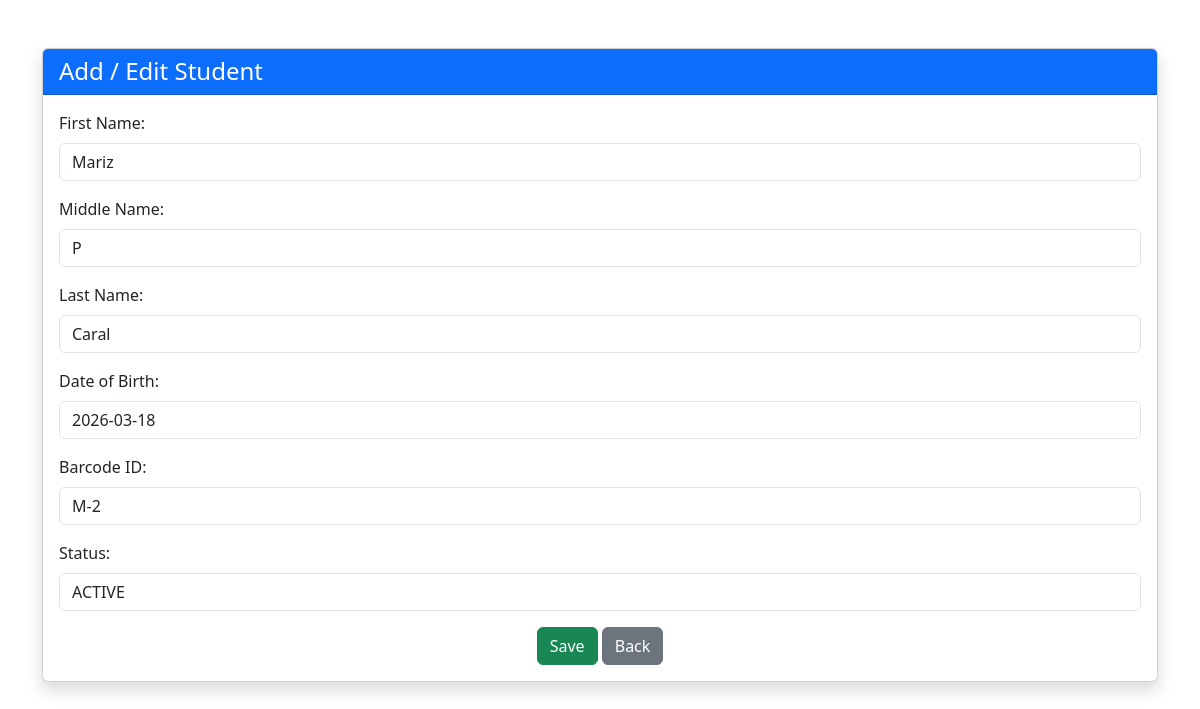
/students/update/2/, run on the app's committed database.
### students/models.py (models this page shows, shortened)
class Student(models.Model):
    first_name = models.CharField(max_length=255, default='Unknown')
    middle_name = models.CharField(max_length=255, blank=True, null=True, default='')
    last_name = models.CharField(max_length=255, default='Unknown')
    dob = models.DateField()
    barcode_id = models.CharField(max_length=100, unique=True)
    status = models.CharField(max_length=50)
    photo = models.ImageField(upload_to='student_photos/', blank=True, null=True)
    qr_code = models.ImageField(upload_to='qr_codes/', blank=True)  # Added qr_code field
    barcode_image = models.ImageField(upload_to='barcodes/', blank=True)

### students/views.py (the view)
# urls.py: path('update/<int:pk>/', views.student_update, name='student_update'),
def student_update(request, pk):
    student = get_object_or_404(Student, pk=pk)
    form = StudentForm(request.POST or None, instance=student)
    if form.is_valid():
        form.save()
        return redirect('student_list')
    return render(request, 'students/student_form.html', {'form': form})

### students/forms.py
class StudentForm(forms.ModelForm):
    class Meta:
        model = Student
        fields = [
            'first_name',
            'middle_name',
            'last_name',
            'dob',
            'barcode_id',
            'status',
            'status',
            'photo'
        ]
    widgets = {
        'first_name': forms.TextInput(attrs={'class': 'form-control'}),
        'middle_name': forms.TextInput(attrs={'class': 'form-control'}),
        'last_name': forms.TextInput(attrs={'class': 'form-control'}),
        'dob': forms.DateInput(attrs={'type': 'date', 'class': 'form-control'}),
        'barcode_id': forms.TextInput(attrs={'class': 'form-control'}),
        'status': forms.TextInput(attrs={'class': 'form-control'}),
        'photo': forms.ClearableFileInput(attrs={'class': 'form-control'}),
}

### students/templatetags/custom_filters.py (called while the page is built)
@register.filter(name='add_class')
def add_class(field, css_class):
    return field.as_widget(attrs={"class": css_class})

### students/templates/students/student_form.html (shortened to what this page needs)
{% load custom_filters %}
<!DOCTYPE html>
<html lang="en">
<head>
    <link href="https://cdn.jsdelivr.net/npm/bootstrap@5.3.0-alpha3/dist/css/bootstrap.min.css" rel="stylesheet">
</head>
<body>
<div class="container mt-5">
    <div class="card shadow">
        <div class="card-header bg-primary text-white">
            <h4 class="mb-0">Add / Edit Student</h4>
        </div>
        <div class="card-body">
            <form method="POST" class="needs-validation" novalidate>
            <form method="POST" enctype="multipart/form-data">
                <div class="mb-3">
                    <label for="first_name" class="form-label">First Name:</label>
                    {{ form.first_name|add_class:"form-control" }}
                </div>
                <div class="mb-3">
                    <label for="middle_name" class="form-label">Middle Name:</label>
                    {{ form.middle_name|add_class:"form-control" }}
                </div>
                <div class="mb-3">
                    <label for="last_name" class="form-label">Last Name:</label>
                    {{ form.last_name|add_class:"form-control" }}
                </div>
                <div class="mb-3">
                    <label for="dob" class="form-label">Date of Birth:</label>
                    {{ form.dob|add_class:"form-control" }}
                </div>
                <div class="mb-3">
                    <label for="barcode_id" class="form-label">Barcode ID:</label>
                    {{ form.barcode_id|add_class:"form-control" }}
                </div>
                <div class="mb-3">
                    <label for="status" class="form-label">Status:</label>
                    {{ form.status|add_class:"form-control" }}
                </div>
                <div class="text-center">
                    <button type="submit" class="btn btn-success">Save</button>
                    <a href="{% url 'student_list' %}" class="btn btn-secondary">Back</a>
                </div>
            </form>
        </div>
    </div>
</div>
</body>
</html>

### data on the page
Student: first_name "Mariz", middle_name "P", last_name "Caral", dob "2026-03-18", barcode_id "M-2", status "ACTIVE"
